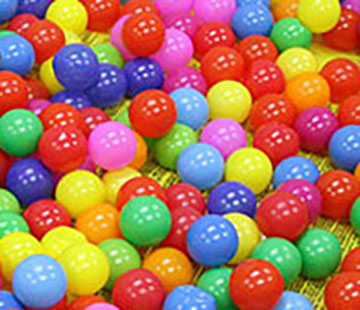
#> input picture ccf/Docker Test Algorithm/Data/3959X_2017-3.jpg, 360 x 310 px
$ python invert.py 3959X_2017-3.jpg
#> lines starting #> are read from the running program, lines starting #| are printed output that depends on the picture
import sys

import PIL.ImageOps
from PIL import Image


def process(name):
    image = Image.open(str(name[0]))
#> image is the input picture: PIL image 360x310 RGB; mean R, G, B 171, 117.2, 90.8
    out = PIL.ImageOps.invert(image)
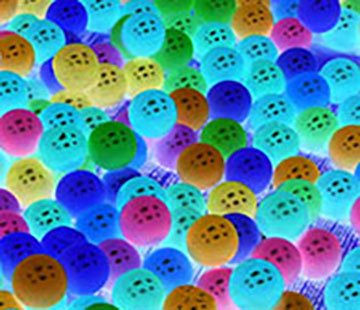
#> out: PIL image 360x310 RGB; mean R, G, B 84, 137.8, 164.2
    out.save("ccf/Docker Test Algorithm/Data/fixed.jpeg")


def main():
    name = sys.argv[1:]
    process(name)


if __name__ == "__main__":
    main()
